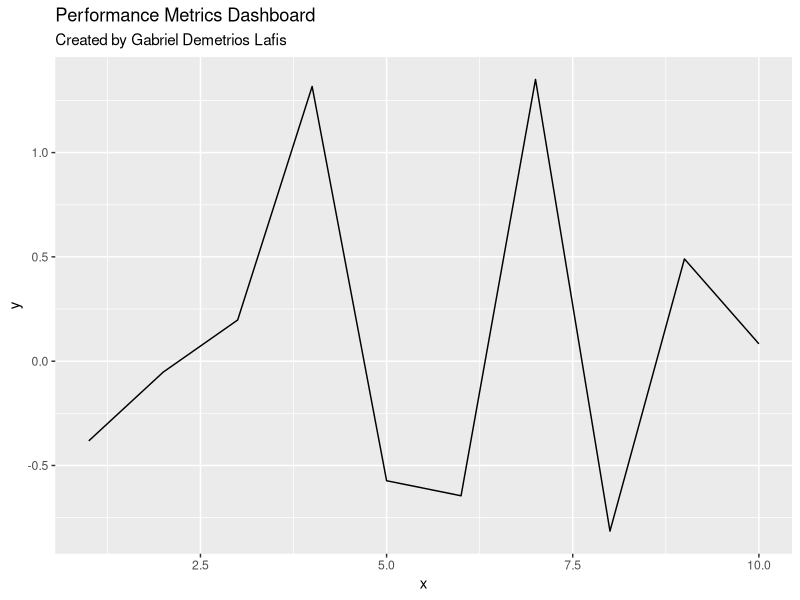

Source code (R):
# Performance Metrics Dashboard
# Author: Gabriel Demetrios Lafis

library(ggplot2)
library(dplyr)

# Main function
main <- function() {
    cat("🚀 Performance Metrics Dashboard\n")
    cat("👨💻 Created by Gabriel Demetrios Lafis\n\n")
    
    # Sample data
    data <- data.frame(
        x = 1:10,
        y = rnorm(10)
    )
    
    # Create plot
    plot <- ggplot(data, aes(x = x, y = y)) +
        geom_line() +
        labs(title = "Performance Metrics Dashboard", 
             subtitle = "Created by Gabriel Demetrios Lafis")
    
    print(plot)
    cat("✅ Analysis complete!\n")
}

# Run main function
main()
